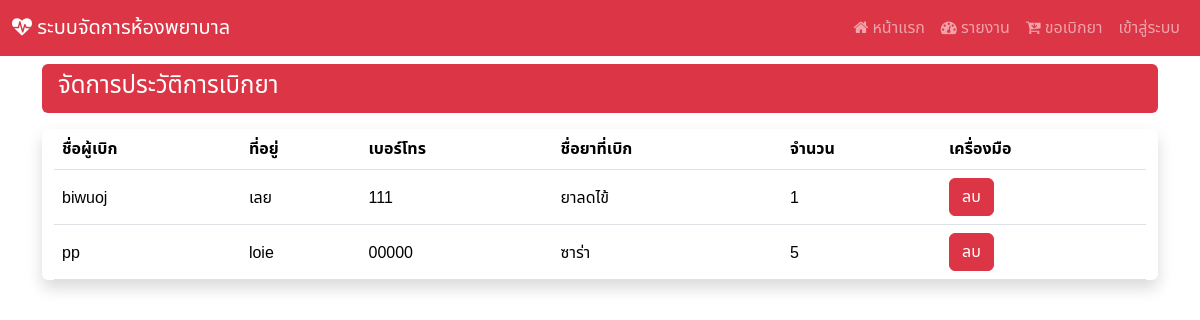
Page /buy_drug/ on the committed database.
### Hospital_app/models.py (models this page shows, shortened)
class report_buy(models.Model):
    username = models.CharField(max_length=255)
    address = models.CharField(max_length=255)
    tal = models.CharField(max_length=255)
    drug_name = models.CharField(max_length=255)
    drug_qty = models.IntegerField()

### Hospital_app/views.py (the view)
# urls.py: path('buy_drug/', views.buy_drug_view, name='buy_drug'),
def buy_drug_view(request):
    show_report = report_buy.objects.all()
    context  = {"report" : show_report}
    return render(request, "buy_drug.html", context)

### Hospital_app/templates/buy_drug.html (shortened to what this page needs)
{% extends "base.html" %}
{% block content %}
<div class="mt-2 pt-2 ps-3 pb-1 bg-danger text-white rounded">
    <h4>จัดการประวัติการเบิกยา</h4>
</div>
<div class="container-fluid my-3 justify-content-center align-items-center shadow rounded">
    <table class="table table-responsive">
        <thead>
            <tr>
                <th>ชื่อผู้เบิก</th>
                <th>ที่อยู่</th>
                <th>เบอร์โทร</th>
                <th>ชื่อยาที่เบิก</th>
                <th>จำนวน</th>
                <th>เครื่องมือ</th>
            </tr>
        </thead>
        <tbody>
            {% for i in report %}
                <tr>
                    <td class="pt-3">{{ i.username }}</td>
                    <td class="pt-3">{{ i.address }}</td>
                    <td class="pt-3">{{ i.tal }}</td>
                    <td class="pt-3">{{ i.drug_name }}</td>
                    <td class="pt-3">{{ i.drug_qty }}</td>
                    <td><a href="delete_type/{{ i.username }}/" class="btn btn-danger" data-bs-toggle="modal" data-bs-target="#deleteConfirmationModal" onclick="setDeleteUrl('delete_type/{{ i.username }}/')">ลบ</a></td>
                </tr>
            {% endfor %}
        </tbody>
        </div>
</div>
{% endblock %}

### Hospital_app/templates/base.html (style rules this page uses)
body { font-family: "Noto Sans Thai", sans-serif; }

### rows in the picture
report_buy: username "biwuoj", address "เลย", tal "111", drug_name "ยาลดไข้", drug_qty "1"
report_buy: username "pp", address "loie", tal "00000", drug_name "ซาร่า", drug_qty "5"
